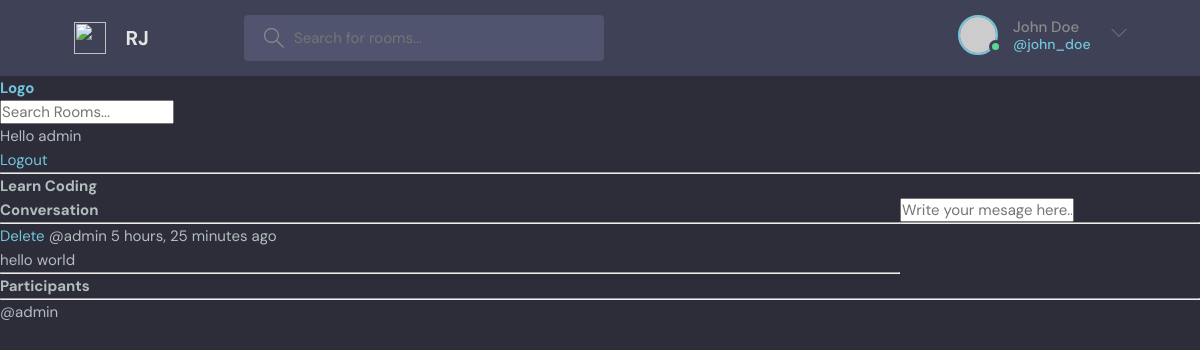
The page /room/4/ (signed in) on the database its author committed.
### base/models.py (models this page shows, shortened)
class Room(models.Model):
    host = models.ForeignKey(User, on_delete=models.SET_NULL, null=True)
    topic = models.ForeignKey(Topic, on_delete=models.SET_NULL, null=True)
    name = models.CharField(max_length=200)
    participants = models.ManyToManyField(User, related_name='participants', blank=True)
    description = models.TextField(null=True, blank=True)
    updated = models.DateTimeField(auto_now=True)
    created = models.DateTimeField(auto_now_add=True)
    class Meta:
        ordering = ['-updated', '-created']

class Message(models.Model):
    user = models.ForeignKey(User, on_delete=models.CASCADE)
    room = models.ForeignKey(Room, on_delete=models.CASCADE)
    body = models.TextField()
    updated = models.DateTimeField(auto_now=True)
    created = models.DateTimeField(auto_now_add=True)
    class Meta:
        ordering = ['-updated', '-created']

### base/views.py (the view, shortened to what this page needs)
# urls.py: path('room/<str:pk>/', views.room, name="room"),
def room(request,pk):
    room = Room.objects.get(id=pk)
    participants = room.participants.all()
    room_messages = room.message_set.all().order_by('-created')
    context = {'room': room, 'room_messages':room_messages,'participants': participants}
    return render(request, 'base/room.html', context)

### base/templates/base/room.html (shortened to what this page needs)
{% extends 'main.html' %}
{% block content %}
<div class="room-container">
      <h1>{{room.name}}</h1>
      <p>{{room.description}}</p>
      <div class="comment-wrapper">
          <h3>Conversation</h3>
          <hr>
    {% for message in room_messages %}
    <div>
        {% if request.user == message.user %}
        <a href=" {% url 'delete-message' message.id %}">Delete</a>
        {% endif %}
        <small>@{{message.user}} {{message.created|timesince}} ago</small>
        <p>{{ message.body}}</p>
        <hr>
    </div>
    {% endfor %}
</div>
          {% if request.user.is_authenticated %}
          <div class="comment-form">
              <form method="POST" action="">
                <input type="text" name="body" placeholder="Write your mesage here..."/>
              </form>
              <hr>
    </div>
    {% endif %}
    </div>
  <div>
    <h3>Participants</h3>
    <hr>
      {% for user in participants %}
      <div>
          <p>
              @{{user.username}}
          </p>
      </div>
      {% endfor %}
  </div>
{% endblock %}

### templates/navbar.html
<a href="/">
    <h1>Logo</h1>
</a>
<form method="GET" action="{% url 'home'%}">
    <input type="text" name="q" placeholder="Search Rooms..."/>
</form>
{% if request.user.is_authenticated %}
<p>Hello {{request.user}}</p>
<a href="{% url 'logout' %}">Logout</a>
{% else %}
<a href="{% url 'login' %}">Login</a>
{% endif %}
<hr>

### static/styles/style.css (style rules this page uses)
:root { --color-main: #71c6dd; --color-main-light: #e1f6fb; --color-dark: #3f4156; --color-dark-medium: #51546e; --color-dark-light: #696d97; --color-light: #e5e5e5; --color-gray: #8b8b8b; --color-light-gray: #b2bdbd; --color-bg: #2d2d39; --color-success: #5dd693; --color-error: #fc4b0b; }
* { font-family: "DM Sans", -apple-system, BlinkMacSystemFont, "Segoe UI", Roboto, Oxygen, Ubuntu, Cantarell, "Open Sans", "Helvetica Neue", sans-serif; margin: 0; padding: 0; box-sizing: border-box; text-rendering: optimizeLegibility; font-size: inherit; }
html { font-size: 56.25%; }
@media only screen and (min-width: 1200px) { html { font-size: 62.5%; } }
body { line-height: 1.6; font-weight: 400; font-size: 1.5rem; color: var(--color-light-gray); background-color: var(--color-bg); min-height: 100vh; }
a { display: inline-block; color: var(--color-main); text-decoration: none; }

### base/templates/base/room.html (style rules this page uses)
.room-container { display:grid; grid-template-columns: 3fr 1fr; }

### rows shown on the page
Room: name "Learn Coding"
Message: shows "Delete", user "admin", created "5 hours, 25 minutes", body "hello world"

### other values the page prints
{{ request.user }} "admin"
{{ user.username }} "admin"
